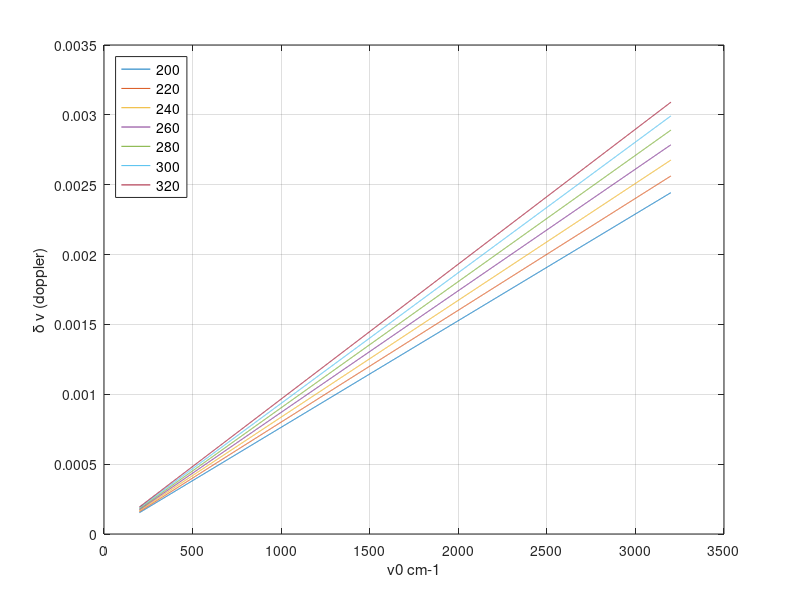
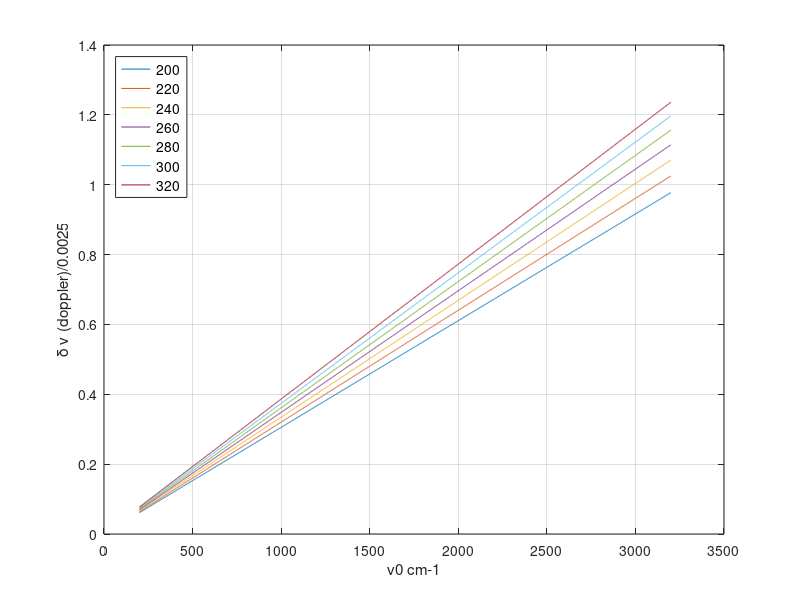

The MATLAB script that drew these images, in order:
k       = 1.380658e-23; 
c_light = 2.99792458e8;         %ms-1 
amu     = 1.6605402e-27;        %nucleon mass/kg 

v0 = 0.1:0.1:40000;   %% new upto VIS/UV
v0 = 605 : 1 : 2830;  %% IR
v0 = 200 : 1 : 3200;  %% FIR-NIR

m  = 48;
m  = 44;
mass    = m*amu;
T  = [100 150 200 250 300 350];
T  = [100 : 10 : 350];
T  = [200 : 20 : 320];
for ii = 1 : length(T)
  y(ii,:) =  v0.*sqrt(2*log(2)*k*T(ii)/mass/c_light/c_light);
end

figure(1); plot(v0,y);        xlabel('v0 cm-1'); ylabel('\delta \nu (doppler)');
  hl = legend(num2str(T'),'location','northwest'); set(hl,'fontsize',10); grid

figure(2); plot(v0,y/0.0025); xlabel('v0 cm-1'); ylabel('\delta \nu (doppler)/0.0025');
  hl = legend(num2str(T'),'location','northwest'); set(hl,'fontsize',10); grid

